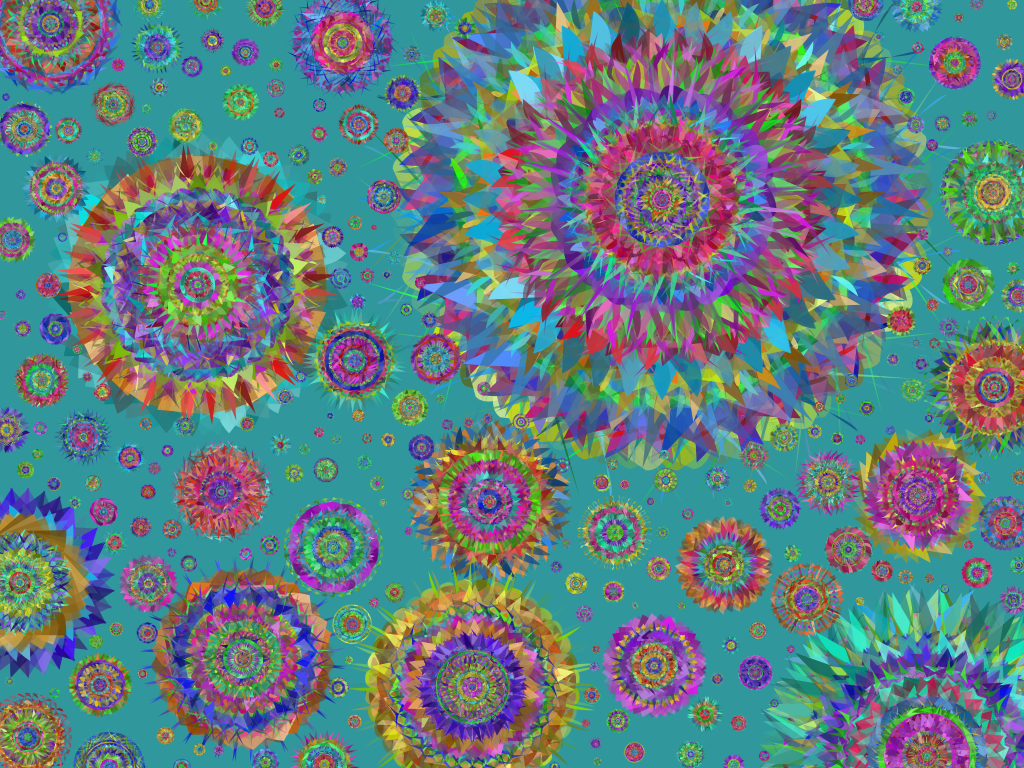
Frame 1 (no input)
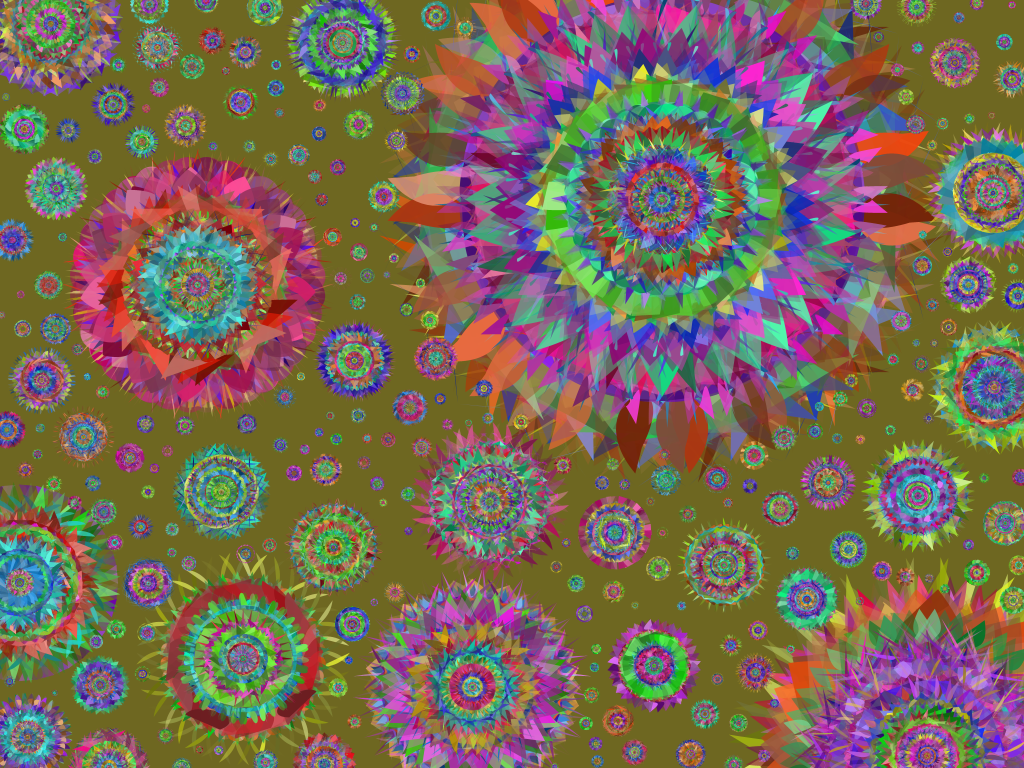
Frame 2 (the mouse pressed at the canvas centre, redrawn once)

The Processing sketch that drew these frames (run headless with seeded random() and noise(); the mouse was pressed at the canvas centre and the sketch redrawn once):

// Processing sketch: genuary4_pde
// ── genuary4_pde.pde
int attempts = 100000;
ArrayList<Flower> CIRCLES = new ArrayList<Flower>();

void setup() {
  size(1024, 768);
  colorMode(HSB);
  CIRCLES = PackCircles(attempts, CIRCLES);
}

void draw(){

  background(random(255), random(255), random(255));
  noStroke();
  for (Flower c : CIRCLES) {    
    c.render();
  }
  save("test.png");
  noLoop();
}


void flower(float x, float y, float size) {
  noStroke();
  pushMatrix();
  translate(x, y);
  float x1 = random(0, size);
  float y1 = random(0, size);
  float x2 = random(0, size);
  float y2 = random(0, size);
  float cp1x = random(0, size);
  float cp1y = random(0, size);
  float cp2x = random(0, size);
  float cp2y = random(0, size);
  float col = random(255);  

  for (int i = 0; i < 36; i++) {
    
    fill(col, random(100, 255), random(100, 255), random(100, 255));
    bezier(x1, y1,  cp1x, cp1y,  cp2x, cp2y,  x2, y2);
    bezier(-x1, y1,  -cp1x, cp1y,  -cp2x, cp2y,  -x2, y2);
    rotate(radians(10));
  }
  popMatrix();

}


class CompositePoint {
  float x;
  float y;  
  
  CompositePoint(float x_pos, float y_pos){
    x = x_pos;
    y = y_pos;
  }
  
  float distance(CompositePoint point2){
    float xd = x - point2.x;
    float yd = y - point2.y;
    return sqrt(pow(xd, 2) + pow(yd, 2));  
  }      
}


class Flower{
  float radius;
  CompositePoint center;
  float x1;
  float y1;
  float x2;
  float y2;
  float cp1x;
  float cp1y;
  float cp2x;
  float cp2y;
  float col;
  
  Flower(float r, CompositePoint c) {
    radius = r;
    center = c;
    
  }
  
  void render(){
    pushMatrix();
    translate(center.x, center.y);
    for (int i = (int) radius; i > 0;  i -= 1){  
      x1 = random(0, i);
      y1 = random(0, i);
      x2 = random(0, i);
      y2 = random(0, i);
      cp1x = random(0, i);
      cp1y = random(0, i);
      cp2x = random(0, i);
      cp2y = random(0, i);
      col = random(255);
        
      for (int r = 0; r < 36; r++) {
        fill(col, random(100, 255), random(100, 255), random(0, 255));
        bezier(x1, y1,  cp1x, cp1y,  cp2x, cp2y,  x2, y2);
        bezier(-x1, y1,  -cp1x, cp1y,  -cp2x, cp2y,  -x2, y2);
        rotate(radians(10));
      }
    }
    popMatrix();
  }
  
  
 float distance(Flower circle2){
    float d = center.distance(circle2.center);
    return d - (radius + circle2.radius);
  }
}

ArrayList<Flower> PackCircles(int attempts, ArrayList<Flower> circleList){  
  for (int i = 0; i < attempts; i ++){
    CompositePoint point = new CompositePoint(random(0, width),
                                              random(0, height));
    Flower circle = new Flower(random(5, 255), point);
    boolean collides = false;
    for (Flower c : circleList) {
      boolean overlap = c.distance(circle) < 5;
      if (overlap) {
        collides = true;
        break;        
      }            
    }
    if (!collides){
     circleList.add(circle);
    }           
  }
  return circleList;
}
